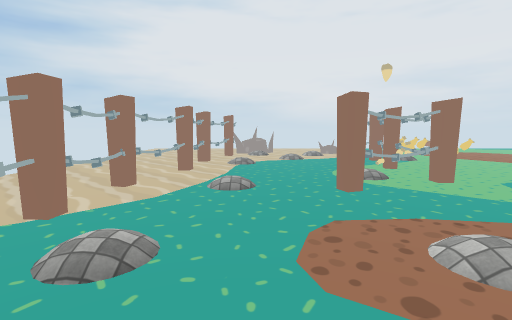
view 1 (above)

24 first-person views from a walk through a Unity game level. The camera is 1.5 m above the floor, tilts 6° down and sees 85° across. The floor is counted in squares, 1 m on a side. Each view is taken from the middle of a square. On the plan, view 1 faces up. The plan holds only what a view shows up to about 14 squares ahead; the rest is blank. The place goes on beyond the plan. The player character is not drawn. Some surface patterns are stand-ins.

view 2
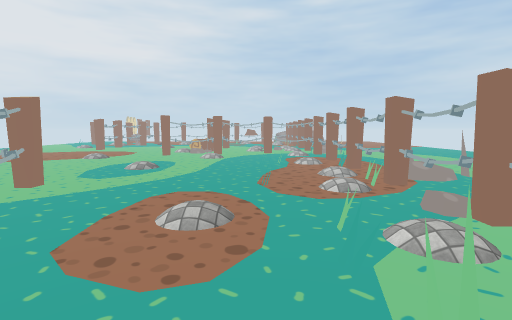

view 3
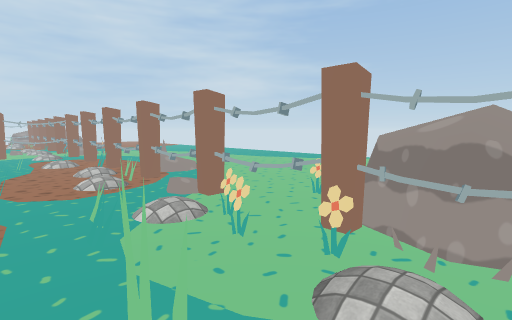

view 4
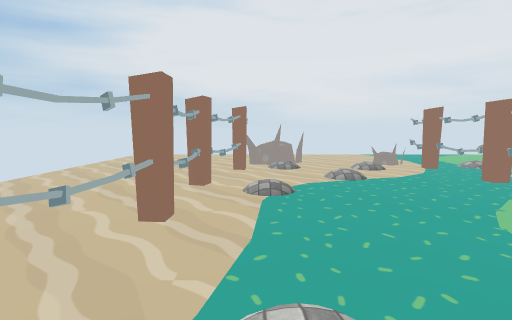

view 5
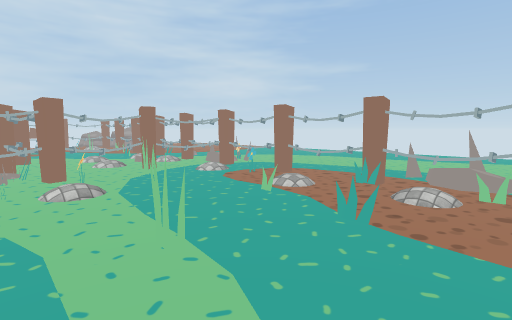

view 6
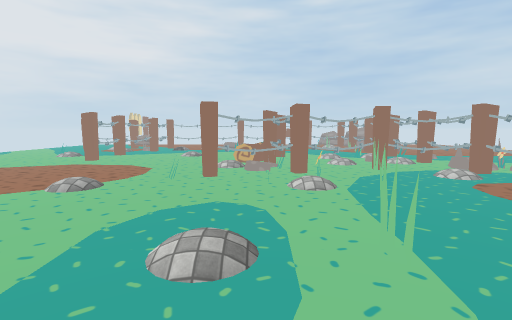

view 7
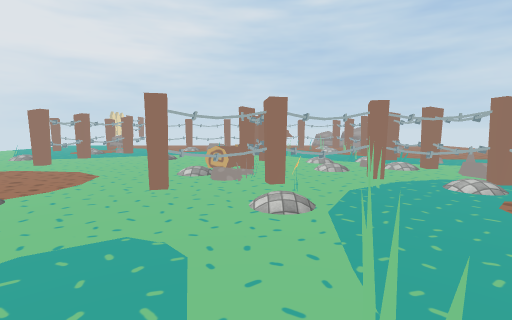

view 8
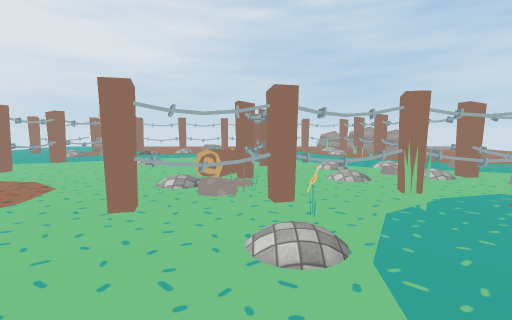

view 9
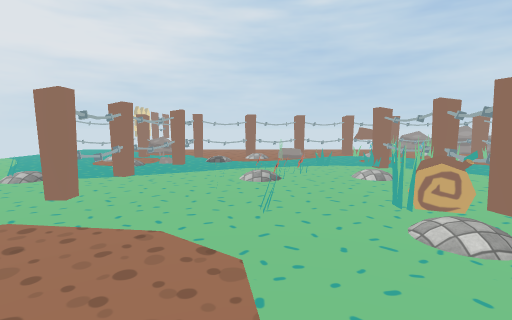

view 10
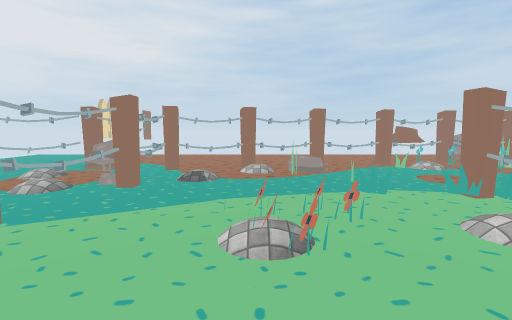

view 11
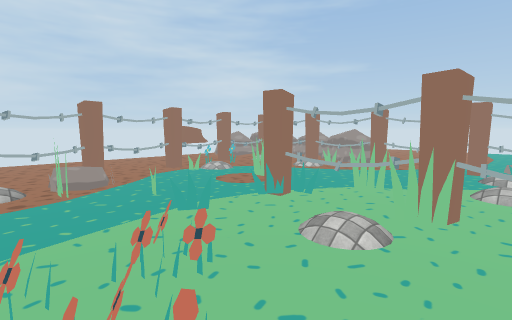

view 12
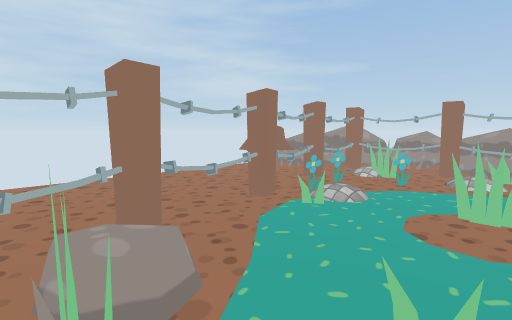

view 13
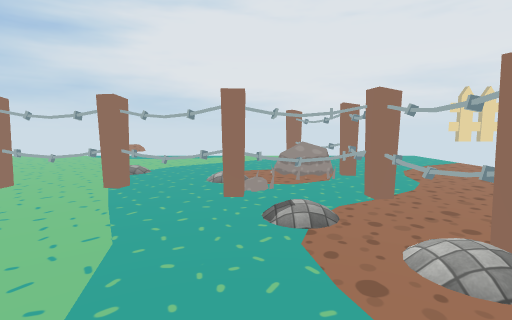

view 14
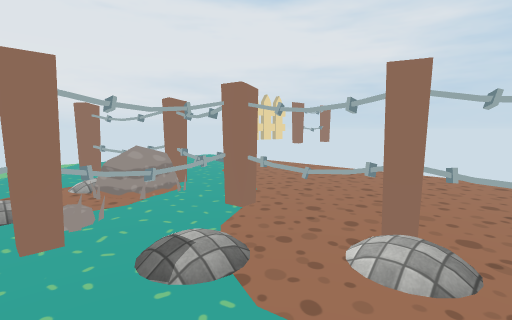

view 15
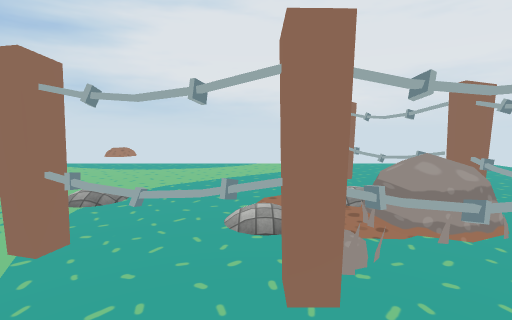

view 16
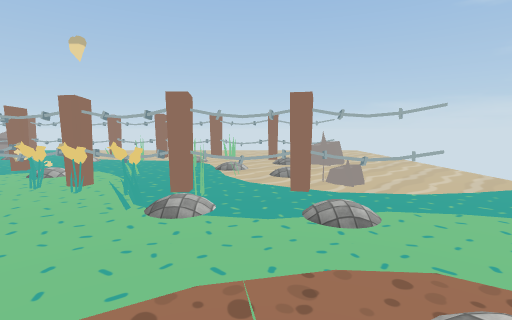

view 17
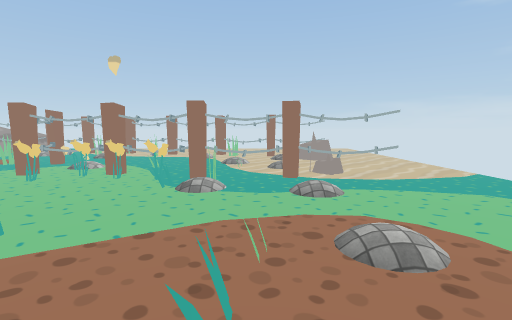

view 18
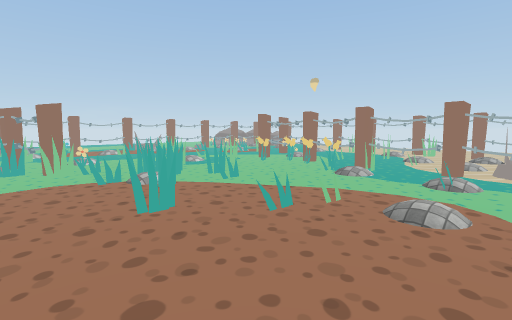

view 19
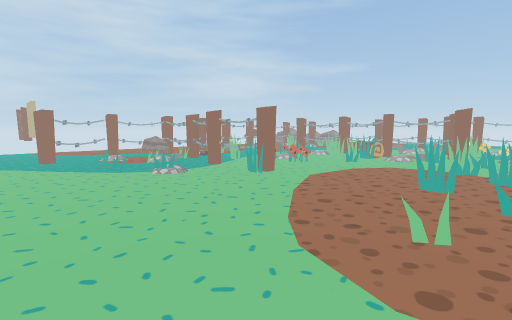

view 20
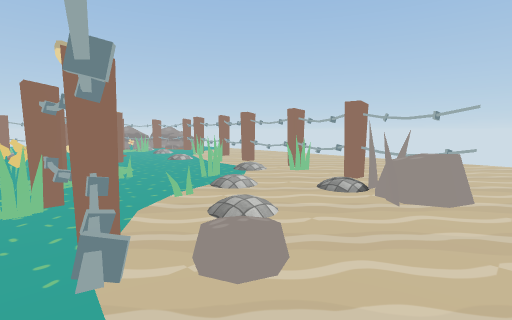

view 21
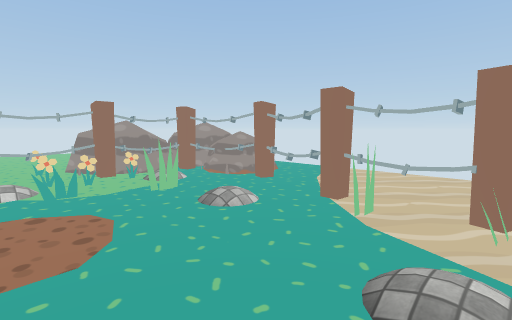

view 22
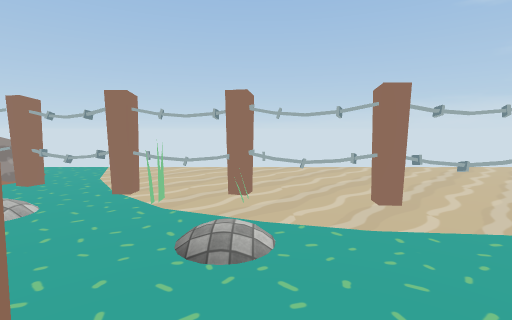

view 23
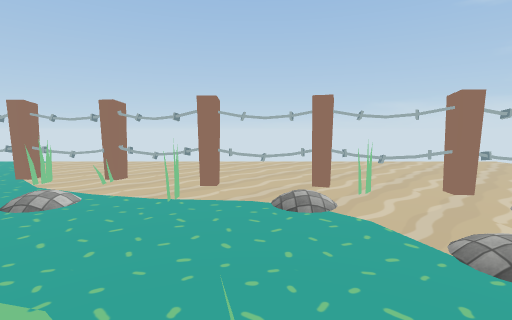

view 24
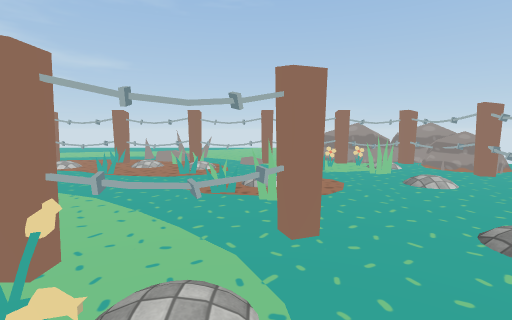

### Floor plan
Key: @ floor where view 1 was taken; # wall or solid block; x gap in a wall; . main floor; : floor 0.25 m higher than the main floor; + floor 0.5 m higher than the main floor; = window, fence, low wall or low ledge; ^ raised ledge; B ball; F flower; R rock; T thing the floor can be seen under or through; S stump; O other object.
Columns run from 8 left of view 1 to 37 right of it. Each row starts with its distance up from view 1.
 23        ..........         .......... ...
 22  ..    ...........   . .................
 21 ...................   .......................
 20 .......RR......#.... ................T.......
 19 .......RRR...O==.....................T......##
 18 ......#BB..RB.#.BB.BB.........BB.....TT......
 17 ......##......#.BB.BB.........BB......T......
 16 ......#...B...=...................BBB.x......
 15 ......#..BBB..=BB.................BBRR=......
 14 .....##B..B...#BB......#.....#=TTTTTRR#......
 13 .....= BB.....#F...................#B##......
 12 .....=.B......F................. .....#.....
 11 .....x........#....#.........F........#......
 10 .....#.=....F.F.....#B........BBF.....B......
  9 .....#.....BB#=F....##........FBF....###.....
  8 ....#..BB...###.=..=...T.............. #.....
  7 ....# .BB..##....BB....TTT.==#.B.......x.....
  6 ....##...........BB...O RB.^^xBBB......#.....
  5 ....x................BB.#R#xx=TTTT.....#.....
  4 ....#.B....B.....#...BBF#.............B##....
  3 ....=BBB..BB............T..B.B..=...#.BF#S...
  2 ...#.......B............T=BB.BB.......BF#SS..
  1 ..RR...#.................x.B.B........F.x....
  0    RRBB.@BB..BBBB.BBB..B##..BBB....BBBBB#...
 -1     #BBFFFB..BBBB.BB.OBB#....BB.....B.BB=.RR
 -2   RR#####x#R#=#####=##==####==##=######=#R
 -3   RRRRRR .  .  +:  .  . R  # :     RRRRRRR
 -4      RRRFF....R::R.....     O..    RRRRR RR
 -5                                       RR R

Where each view was taken, in squares from view 1:
view 1: 0 up, 0 right, facing up
view 2: 2 up, 2 left, facing right
view 3: 2 up, 3 left, facing down-right
view 4: 6 up, 1 left, facing up
view 5: 6 up, 6 right, facing down-right
view 6: 6 up, 6 right, facing right
view 7: 5 up, 8 right, facing right
view 8: 5 up, 10 right, facing right
view 9: 10 up, 14 right, facing right
view 10: 10 up, 19 right, facing right
view 11: 10 up, 21 right, facing down-right
view 12: 9 up, 27 right, facing down-right
view 13: 7 up, 27 right, facing up
view 14: 9 up, 26 right, facing up-right
view 15: 11 up, 26 right, facing up
view 16: 16 up, 13 right, facing left
view 17: 16 up, 15 right, facing left
view 18: 19 up, 17 right, facing down-left
view 19: 22 up, 13 right, facing down-right
view 20: 21 up, 7 right, facing down-left
view 21: 8 up, 2 right, facing down-left
view 22: 8 up, 3 right, facing left
view 23: 12 up, 5 right, facing left
view 24: 11 up, 3 right, facing down
